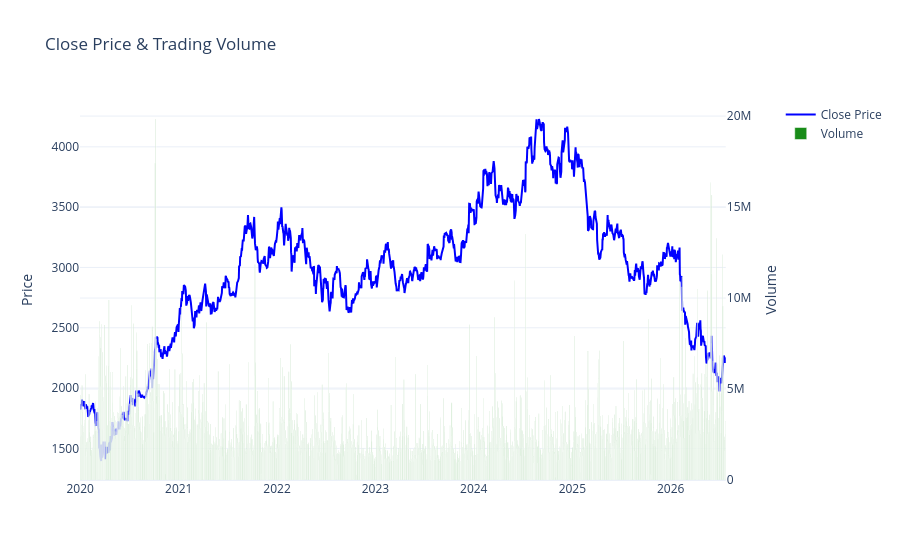

This figure's notebook cell:
### Markdown cell above
### 2.3 Volume vs Closing Price Trend
Does high volume correlate with significant price movements?

### Code cell
from plotly.subplots import make_subplots
import plotly.graph_objects as go

fig_sub = make_subplots(specs=[[{"secondary_y": True}]])

fig_sub.add_trace(
    go.Scatter(
        x=df.index,
        y=df['Close'],
        name="Close Price",
        mode="lines",
        line=dict(color="blue", width=2)   # Change line color here
    ),
    secondary_y=False,
)

fig_sub.add_trace(
    go.Bar(
        x=df.index,
        y=df['Volume'],
        name="Volume",
        opacity=0.9,
        marker_color="green"             # Change bar color here
    ),
    secondary_y=True,
)

fig_sub.update_layout(
    title_text="Close Price & Trading Volume",
    template="plotly_white"
)

fig_sub.update_yaxes(title_text="Price", secondary_y=False)
fig_sub.update_yaxes(title_text="Volume", secondary_y=True)

fig_sub.show()

### Figure 1 — Plotly figure (JSON) as saved in the notebook; plotly's stock layout.template omitted (floating-point values rounded to 4 significant figures; data arrays with more than 128 entries replaced by an {"elided": "..."} marker saying what was removed)
{"data": [{"line": {"color": "blue", "width": 2}, "mode": "lines", "name": "Close Price", "type": "scatter", "x": {"elided": "1628 str values"}, "xaxis": "x", "y": {"elided": "1628 float values"}, "yaxis": "y"}, {"marker": {"color": "green"}, "name": "Volume", "opacity": 0.9, "type": "bar", "x": {"elided": "1628 str values"}, "xaxis": "x", "y": {"elided": "1628 int values"}, "yaxis": "y2"}], "layout": {"title": {"text": "Close Price & Trading Volume"}, "xaxis": {"anchor": "y", "domain": [0, 0.94]}, "yaxis": {"anchor": "x", "domain": [0, 1], "title": {"text": "Price"}}, "yaxis2": {"anchor": "x", "overlaying": "y", "side": "right", "title": {"text": "Volume"}}}}
